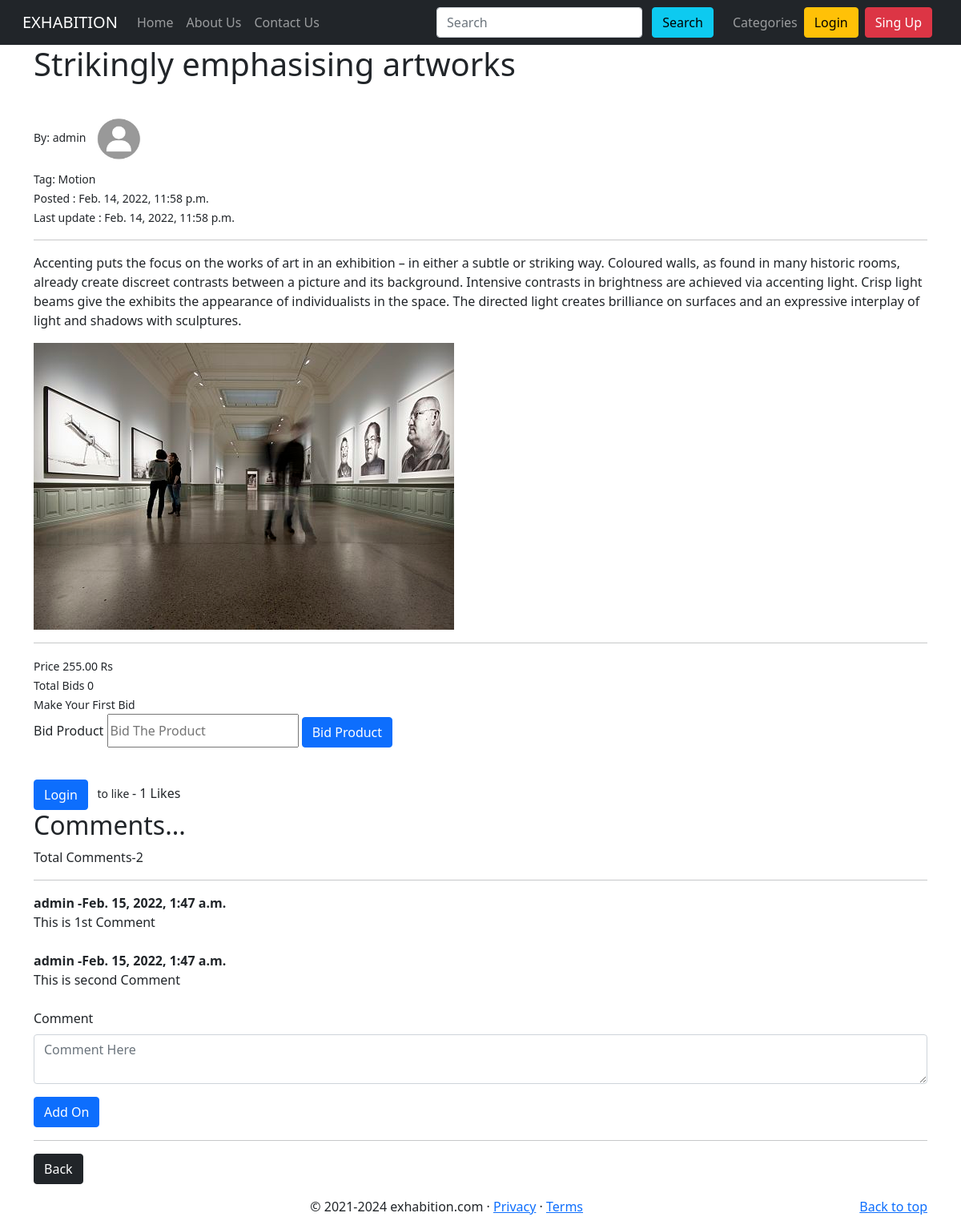
Screenshot of /Product/1 with the database file from the repository.
### home/models.py (models this page shows, shortened)
class Product(models.Model):
    title=models.CharField(max_length=255)
    product_image=models.ImageField(null=True, blank=True,upload_to='images/')
    title_tag=models.CharField(max_length=255)
    author=models.ForeignKey(User, on_delete=models.CASCADE)
    desc=RichTextField(blank=True, null=True)
    price=models.DecimalField(max_digits=8, decimal_places=2)
    category=models.CharField(max_length=255)
    likes=models.ManyToManyField(User,related_name='product_posts')
    created_at=models.DateTimeField(auto_now_add=True)
    updated_at = models.DateTimeField(auto_now=True)
    def total_likes(self):
        return self.likes.count()

class Comment(models.Model):
    product=models.ForeignKey(Product, related_name="comments", on_delete=models.CASCADE)
    author=models.ForeignKey(User, on_delete=models.CASCADE)
    body=models.TextField()
    parrent=models.ForeignKey('self', on_delete=models.CASCADE, null=True)
    created_at=models.DateTimeField(auto_now_add=True)

### home/productViews.py (the view)
# urls.py: path('Product/<int:pk>', ProductDetailsView.as_view(), name='Product_Details'),
class ProductDetailsView(DetailView):
    model=Product
    template_name='product/product_details.html'
    def get_context_data(self, *args, **kwargs):
        context=super(ProductDetailsView, self).get_context_data(*args, **kwargs)
        product_post = get_object_or_404(Product, id=self.kwargs['pk'])
        liked=False
        if product_post.likes.filter(id=self.request.user.id).exists():
            liked=True
        total_likes=product_post.total_likes()
        context['total_likes']=total_likes
        context['liked']=liked
        return context

### templates/product/product_details.html (shortened to what this page needs)
{% extends 'base.html' %}
{% load static %}
{% block body %}
<div class='container'>
    <h1>{{ product.title }}</h1>
    <br>
    <small>
        By: {{ product.author.username }}
        {% if user.profile.profile_pic %}
        <img src="{{ user.profile.profile_pic.url }}" class="rounded-circle"  width=75 height=75>
        {% else %}
            <img src="{% static 'img/avatar.jpg' %}" alt="Avatar"  class="rounded-circle"  width=75 height=75>
        {% endif %}
        <br>
        Tag: {{ product.title_tag }}
        <br>
        Posted : {{ product.created_at }} <br>Last update : {{ product.updated_at }}
        <br>
    </small>
    <hr>
    {{ product.desc|safe }}
    <img src=" {{ product.product_image.url }} ">
    <br>
    <hr>
    <small> Price {{ product.price }} Rs </small>
    <br>
    <small> Total Bids {{ product.bids.all.count }} </small>
    <br>
        {% if not product.bids.all %}
        <small>Make Your First Bid</small>
        {% else %}
        {% for bid in product.bids.all  %}
        <small> Last bid: {{ bid.bid_price }} </small>
        {% endfor %}
        {% endif %}
    {% if user.is_authenticated %}
        <small>
                        <div class="form-group">
                            <form action="{% url 'bid_product' product.pk %}" method="POST" >
                                {% csrf_token %}
                                    <input type="hidden" name="productId" value="{{ product.pk }}">
                                    <label for="bid_product">Bid Product</label>
                                        <input type="number" class="col-form-label" id="bid_price" min="{{ product.price }} " name="bid_price" placeholder="Bid The Product"></input>
                                    <small><button class="btn btn-warning sm sm mr-2">Bid Product</button>
                                    </small>
                                </form>
                        </div>
                        {% else %}
                        <div class="form-group">
                            <form>
                                <label for="bid_product">Bid Product</label>
                                        <input type="number" class="col-form-label" id="bid_price" min="{{ product.price }}" name="bid_price" placeholder="Bid The Product"></input>
                                    <small>
                                        <button type="button" class="btn btn-primary sm mr-2" data-toggle="modal" data-target="#loginModal">Bid Product</button>
                                    </small>
                            </form>
                        </div>
    {% endif %}
    <form action="{% url 'like_product' product.pk %}" method="POST">
        <br>
        {% if user.is_authenticated %}
            {% if liked %}
            {{ total_likes }} Likes
            <br>
                <button type="submit", name="product_id", value="{{ product.id }}" class="btn btn-danger btn-sm" >Unlike</button>
                <br>
            {% else %}
            {{ total_likes }} Likes
            <br>
                <button type="submit", name="product_id", value="{{ product.id }}" class="btn btn-primary btn-sm" >Like</button>
            {% endif %}
        {% else %}
            <small>
                <button type="button" class="btn btn-primary sm mr-2" data-toggle="modal" data-target="#loginModal">Login</button>
                to like
            </small>
            - {{ total_likes }} Likes
        {% endif %}
        </form>
        <h2>Comments...</h2>
        Total Comments-{{ product.comments.all.count }}
        <br>
        <hr>
        {% if not product.comments.all %}
                No Comments Yet..
                <br>
                <div class="form-group">
                    <form action="{% url 'add_comment' product.pk %}" method="POST" >
                        {% csrf_token %}
                        <div class="form-group">
                            <input type="hidden" name="productId" value="{{ product.pk }}">
                            <label for="comment">Comment</label>
                            <div class="input-group">
                                <textarea class="form-control" aria-label="With textarea" id="comment" name="comment" placeholder="Comment Here"></textarea>
                            </div>
                        </div>
                    <button class="btn btn-success">Add One</button>
                    </form>
                </div>
                {% else %}
                        {% for comment in product.comments.all %}
                            <strong>
                                {{comment.author}} -{{ comment.created_at }}
                            </strong>
                            <br>
                            {{ comment.body }}
                            <br><br>
                        {% endfor %}
                        {% if user.is_authenticated %}
                        <div class="form-group">
                            <form action="{% url 'add_comment' product.pk %}" method="POST" >
                                {% csrf_token %}
                                <div class="form-group">
                                    <input type="hidden" name="productId" value="{{ product.pk }}">
                                    <label for="comment">Comment</label>
                                    <div class="input-group">
                                        <textarea class="form-control" aria-label="With textarea" id="comment" name="comment" placeholder="Comment Here"></textarea>
                                    </div>
                                </div>
                            <button class="btn btn-success">Add One</button>
                            </form>
                        </div>
                        {% else %}
                        <div class="form-group">
                            <form>
                                <div class="form-group">
                                    <label for="comment">Comment</label>
                                    <div class="input-group">
                                        <textarea class="form-control" aria-label="With textarea" id="comment" name="comment" placeholder="Comment Here"></textarea>
                                    </div>
                                </div>
                                <button type="button" class="btn btn-primary sm mr-2" data-toggle="modal" data-target="#loginModal">Add On</button>
                            </form>
                        </div>
                        {% endif %}
                {% endif %}
        <hr>
    <a href="{% url 'homeView' %}" class="btn btn-dark">Back</a>
</div>
{% endblock body %}

### rows the page displays
Product: title "Strikingly emphasising artworks", author.username "admin", title_tag "Motion", created_at "Feb. 14, 2022, 11:58 p.m.", updated_at "Feb. 14, 2022, 11:58 p.m.", desc "Accenting puts the focus on the works of art in an exhibition – in either a subtle or striking way. Coloured walls, as found in many historic rooms, already create discreet contrasts between a picture and its background. Intensive contrasts in brightness are achieved via accenting light. Crisp light beams give the exhibits the appearance of individualists in the space. The directed light creates brilliance on surfaces and an expressive interplay of light and shadows with sculptures.", product_image (picture), price "255.00", bids.all.count "0", comments.all.count "2"
Comment: author "admin", created_at "Feb. 15, 2022, 1:47 a.m.", body "This is 1st Comment"
Comment: author "admin", created_at "Feb. 15, 2022, 1:47 a.m.", body "This is second Comment"

### other values shown
{{ total_likes }} "1"
